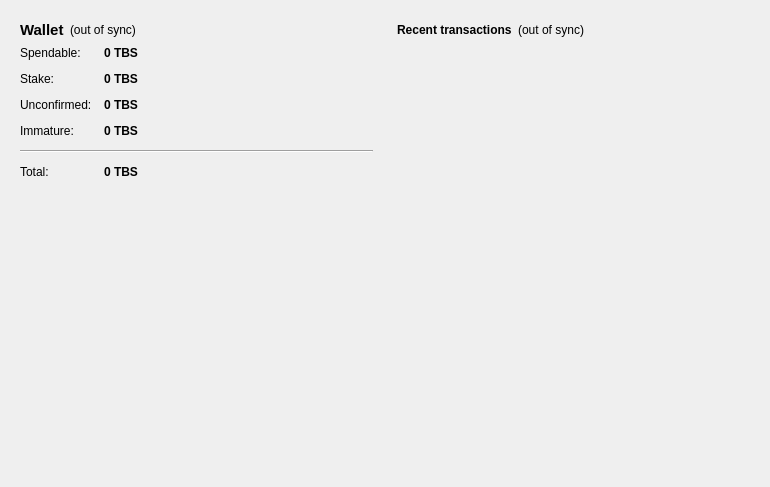
<?xml version="1.0" encoding="UTF-8"?>
<ui version="4.0">
 <class>OverviewPage</class>
 <widget class="QWidget" name="OverviewPage">
  <property name="geometry">
   <rect>
    <x>0</x>
    <y>0</y>
    <width>770</width>
    <height>487</height>
   </rect>
  </property>
  <property name="windowTitle">
   <string>Form</string>
  </property>
  <layout class="QHBoxLayout" name="horizontalLayout" stretch="1,1">
   <item>
    <layout class="QVBoxLayout" name="verticalLayout_2">
     <item>
      <widget class="QFrame" name="frame">
       <property name="frameShape">
        <enum>QFrame::NoFrame</enum>
       </property>
       <property name="frameShadow">
        <enum>QFrame::Raised</enum>
       </property>
       <property name="lineWidth">
        <number>0</number>
       </property>
       <layout class="QVBoxLayout" name="verticalLayout_4">
        <item>
         <layout class="QHBoxLayout" name="horizontalLayout_4">
          <item>
           <widget class="QLabel" name="label_5">
            <property name="font">
             <font>
              <pointsize>11</pointsize>
              <weight>75</weight>
              <bold>true</bold>
             </font>
            </property>
            <property name="text">
             <string>Wallet</string>
            </property>
           </widget>
          </item>
          <item>
           <widget class="QLabel" name="labelWalletStatus">
            <property name="toolTip">
             <string>The displayed information may be out of date. Your wallet automatically synchronizes with the TabsCoin network after a connection is established, but this process has not completed yet.</string>
            </property>
            <property name="styleSheet">
             <string notr="true"/>
            </property>
            <property name="text">
             <string notr="true">(out of sync)</string>
            </property>
            <property name="alignment">
             <set>Qt::AlignLeading|Qt::AlignLeft|Qt::AlignVCenter</set>
            </property>
           </widget>
          </item>
          <item>
           <spacer name="horizontalSpacer_2">
            <property name="orientation">
             <enum>Qt::Horizontal</enum>
            </property>
            <property name="sizeHint" stdset="0">
             <size>
              <width>40</width>
              <height>20</height>
             </size>
            </property>
           </spacer>
          </item>
         </layout>
        </item>
        <item>
         <layout class="QFormLayout" name="formLayout_2">
          <property name="fieldGrowthPolicy">
           <enum>QFormLayout::AllNonFixedFieldsGrow</enum>
          </property>
          <property name="horizontalSpacing">
           <number>12</number>
          </property>
          <property name="verticalSpacing">
           <number>12</number>
          </property>
          <item row="0" column="0">
           <widget class="QLabel" name="label">
            <property name="text">
             <string>Spendable:</string>
            </property>
           </widget>
          </item>
          <item row="0" column="1">
           <widget class="QLabel" name="labelBalance">
            <property name="font">
             <font>
              <weight>75</weight>
              <bold>true</bold>
             </font>
            </property>
            <property name="cursor">
             <cursorShape>IBeamCursor</cursorShape>
            </property>
            <property name="toolTip">
             <string>Your current spendable balance</string>
            </property>
            <property name="text">
             <string notr="true">0 TBS</string>
            </property>
            <property name="textInteractionFlags">
             <set>Qt::LinksAccessibleByMouse|Qt::TextSelectableByKeyboard|Qt::TextSelectableByMouse</set>
            </property>
           </widget>
          </item>
          <item row="1" column="0">
           <widget class="QLabel" name="label_6">
            <property name="text">
             <string>Stake:</string>
            </property>
           </widget>
          </item>
          <item row="1" column="1">
           <widget class="QLabel" name="labelStake">
            <property name="font">
             <font>
              <weight>75</weight>
              <bold>true</bold>
             </font>
            </property>
            <property name="cursor">
             <cursorShape>IBeamCursor</cursorShape>
            </property>
            <property name="toolTip">
             <string>Total of coins that was staked, and do not yet count toward the current balance</string>
            </property>
            <property name="text">
             <string notr="true">0 TBS</string>
            </property>
            <property name="textInteractionFlags">
             <set>Qt::LinksAccessibleByMouse|Qt::TextSelectableByKeyboard|Qt::TextSelectableByMouse</set>
            </property>
           </widget>
          </item>
          <item row="2" column="0">
           <widget class="QLabel" name="label_3">
            <property name="text">
             <string>Unconfirmed:</string>
            </property>
           </widget>
          </item>
          <item row="2" column="1">
           <widget class="QLabel" name="labelUnconfirmed">
            <property name="font">
             <font>
              <weight>75</weight>
              <bold>true</bold>
             </font>
            </property>
            <property name="cursor">
             <cursorShape>IBeamCursor</cursorShape>
            </property>
            <property name="toolTip">
             <string>Total of transactions that have yet to be confirmed, and do not yet count toward the current balance</string>
            </property>
            <property name="text">
             <string notr="true">0 TBS</string>
            </property>
            <property name="textInteractionFlags">
             <set>Qt::LinksAccessibleByMouse|Qt::TextSelectableByKeyboard|Qt::TextSelectableByMouse</set>
            </property>
           </widget>
          </item>
          <item row="3" column="0">
           <widget class="QLabel" name="labelImmatureText">
            <property name="text">
             <string>Immature:</string>
            </property>
           </widget>
          </item>
          <item row="3" column="1">
           <widget class="QLabel" name="labelImmature">
            <property name="font">
             <font>
              <weight>75</weight>
              <bold>true</bold>
             </font>
            </property>
            <property name="toolTip">
             <string>Mined balance that has not yet matured</string>
            </property>
            <property name="text">
             <string notr="true">0 TBS</string>
            </property>
            <property name="textInteractionFlags">
             <set>Qt::LinksAccessibleByMouse|Qt::TextSelectableByKeyboard|Qt::TextSelectableByMouse</set>
            </property>
           </widget>
          </item>
          <item row="4" column="0" colspan="2">
           <widget class="Line" name="line">
            <property name="orientation">
             <enum>Qt::Horizontal</enum>
            </property>
           </widget>
          </item>
          <item row="5" column="0">
           <widget class="QLabel" name="labelTotalText">
            <property name="text">
             <string>Total:</string>
            </property>
           </widget>
          </item>
          <item row="5" column="1">
           <widget class="QLabel" name="labelTotal">
            <property name="font">
             <font>
              <weight>75</weight>
              <bold>true</bold>
             </font>
            </property>
            <property name="cursor">
             <cursorShape>IBeamCursor</cursorShape>
            </property>
            <property name="toolTip">
             <string>Your current total balance</string>
            </property>
            <property name="text">
             <string notr="true">0 TBS</string>
            </property>
            <property name="textInteractionFlags">
             <set>Qt::LinksAccessibleByMouse|Qt::TextSelectableByKeyboard|Qt::TextSelectableByMouse</set>
            </property>
           </widget>
          </item>
         </layout>
        </item>
       </layout>
      </widget>
     </item>
     <item>
      <spacer name="verticalSpacer">
       <property name="orientation">
        <enum>Qt::Vertical</enum>
       </property>
       <property name="sizeHint" stdset="0">
        <size>
         <width>20</width>
         <height>40</height>
        </size>
       </property>
      </spacer>
     </item>
     <item>
      <widget class="QLabel" name="label_2">
       <property name="autoFillBackground">
        <bool>false</bool>
       </property>
       <property name="text">
        <string/>
       </property>
       <property name="pixmap">
        <pixmap resource="../bitcoin.qrc">:/icons/mastbg</pixmap>
       </property>
       <property name="scaledContents">
        <bool>false</bool>
       </property>
       <property name="alignment">
        <set>Qt::AlignCenter</set>
       </property>
       <property name="wordWrap">
        <bool>false</bool>
       </property>
       <property name="margin">
        <number>0</number>
       </property>
      </widget>
     </item>
    </layout>
   </item>
   <item>
    <layout class="QVBoxLayout" name="verticalLayout_3">
     <item>
      <widget class="QFrame" name="frame_2">
       <property name="frameShape">
        <enum>QFrame::NoFrame</enum>
       </property>
       <property name="frameShadow">
        <enum>QFrame::Raised</enum>
       </property>
       <property name="lineWidth">
        <number>0</number>
       </property>
       <layout class="QVBoxLayout" name="verticalLayout">
        <item>
         <layout class="QHBoxLayout" name="horizontalLayout_2">
          <item>
           <widget class="QLabel" name="label_4">
            <property name="text">
             <string>&lt;b&gt;Recent transactions&lt;/b&gt;</string>
            </property>
           </widget>
          </item>
          <item>
           <widget class="QLabel" name="labelTransactionsStatus">
            <property name="toolTip">
             <string>The displayed information may be out of date. Your wallet automatically synchronizes with the TabsCoin network after a connection is established, but this process has not completed yet.</string>
            </property>
            <property name="styleSheet">
             <string notr="true"/>
            </property>
            <property name="text">
             <string notr="true">(out of sync)</string>
            </property>
            <property name="alignment">
             <set>Qt::AlignRight|Qt::AlignTrailing|Qt::AlignVCenter</set>
            </property>
           </widget>
          </item>
          <item>
           <spacer name="horizontalSpacer">
            <property name="orientation">
             <enum>Qt::Horizontal</enum>
            </property>
            <property name="sizeHint" stdset="0">
             <size>
              <width>40</width>
              <height>20</height>
             </size>
            </property>
           </spacer>
          </item>
         </layout>
        </item>
        <item>
         <widget class="QListView" name="listTransactions">
          <property name="styleSheet">
           <string notr="true">QListView { background: transparent; }</string>
          </property>
          <property name="frameShape">
           <enum>QFrame::NoFrame</enum>
          </property>
          <property name="verticalScrollBarPolicy">
           <enum>Qt::ScrollBarAlwaysOff</enum>
          </property>
          <property name="horizontalScrollBarPolicy">
           <enum>Qt::ScrollBarAlwaysOff</enum>
          </property>
          <property name="selectionMode">
           <enum>QAbstractItemView::NoSelection</enum>
          </property>
         </widget>
        </item>
       </layout>
      </widget>
     </item>
     <item>
      <spacer name="verticalSpacer_2">
       <property name="orientation">
        <enum>Qt::Vertical</enum>
       </property>
       <property name="sizeHint" stdset="0">
        <size>
         <width>20</width>
         <height>40</height>
        </size>
       </property>
      </spacer>
     </item>
    </layout>
   </item>
  </layout>
 </widget>
 <resources>
  <include location="../bitcoin.qrc"/>
 </resources>
 <connections/>
</ui>
